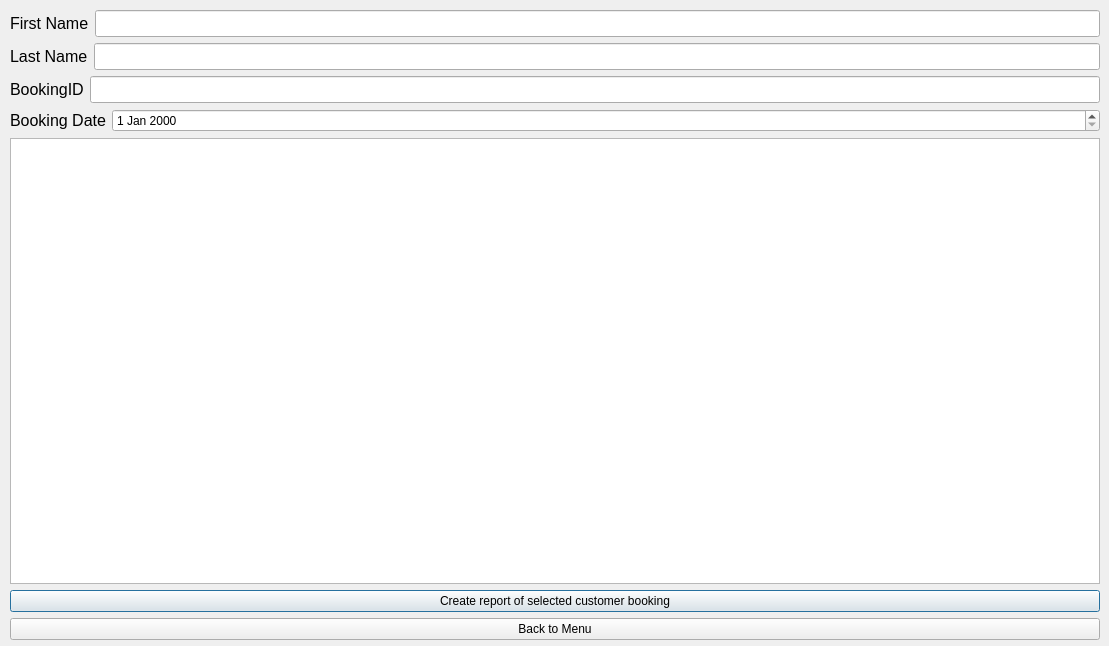
<?xml version="1.0" encoding="UTF-8"?>
<ui version="4.0">
 <class>Dialog</class>
 <widget class="QDialog" name="Dialog">
  <property name="geometry">
   <rect>
    <x>0</x>
    <y>0</y>
    <width>1109</width>
    <height>646</height>
   </rect>
  </property>
  <property name="windowTitle">
   <string>Dialog</string>
  </property>
  <widget class="QWidget" name="layoutWidget">
   <property name="geometry">
    <rect>
     <x>10</x>
     <y>10</y>
     <width>1090</width>
     <height>630</height>
    </rect>
   </property>
   <layout class="QVBoxLayout" name="verticalLayout_2">
    <item>
     <layout class="QVBoxLayout" name="verticalLayout">
      <item>
       <layout class="QHBoxLayout" name="horizontalLayout">
        <item>
         <widget class="QLabel" name="label">
          <property name="font">
           <font>
            <pointsize>12</pointsize>
           </font>
          </property>
          <property name="text">
           <string>First Name</string>
          </property>
         </widget>
        </item>
        <item>
         <widget class="QLineEdit" name="firstname">
          <property name="sizePolicy">
           <sizepolicy hsizetype="Expanding" vsizetype="Preferred">
            <horstretch>0</horstretch>
            <verstretch>0</verstretch>
           </sizepolicy>
          </property>
          <property name="font">
           <font>
            <pointsize>12</pointsize>
           </font>
          </property>
          <property name="text">
           <string/>
          </property>
         </widget>
        </item>
       </layout>
      </item>
      <item>
       <layout class="QHBoxLayout" name="horizontalLayout_2">
        <item>
         <widget class="QLabel" name="label_2">
          <property name="font">
           <font>
            <pointsize>12</pointsize>
           </font>
          </property>
          <property name="text">
           <string>Last Name</string>
          </property>
         </widget>
        </item>
        <item>
         <widget class="QLineEdit" name="lastname">
          <property name="sizePolicy">
           <sizepolicy hsizetype="Expanding" vsizetype="Preferred">
            <horstretch>0</horstretch>
            <verstretch>0</verstretch>
           </sizepolicy>
          </property>
          <property name="font">
           <font>
            <pointsize>12</pointsize>
           </font>
          </property>
          <property name="text">
           <string/>
          </property>
         </widget>
        </item>
       </layout>
      </item>
      <item>
       <layout class="QHBoxLayout" name="horizontalLayout_5">
        <item>
         <widget class="QLabel" name="label_5">
          <property name="font">
           <font>
            <pointsize>12</pointsize>
           </font>
          </property>
          <property name="text">
           <string>BookingID</string>
          </property>
         </widget>
        </item>
        <item>
         <widget class="QLineEdit" name="bookingid">
          <property name="sizePolicy">
           <sizepolicy hsizetype="Expanding" vsizetype="Preferred">
            <horstretch>0</horstretch>
            <verstretch>0</verstretch>
           </sizepolicy>
          </property>
          <property name="font">
           <font>
            <pointsize>12</pointsize>
           </font>
          </property>
          <property name="text">
           <string/>
          </property>
         </widget>
        </item>
       </layout>
      </item>
      <item>
       <layout class="QHBoxLayout" name="horizontalLayout_3">
        <item>
         <widget class="QLabel" name="label_4">
          <property name="font">
           <font>
            <pointsize>12</pointsize>
           </font>
          </property>
          <property name="text">
           <string>Booking Date</string>
          </property>
         </widget>
        </item>
        <item>
         <widget class="QDateEdit" name="bookingdate">
          <property name="sizePolicy">
           <sizepolicy hsizetype="MinimumExpanding" vsizetype="Preferred">
            <horstretch>0</horstretch>
            <verstretch>0</verstretch>
           </sizepolicy>
          </property>
         </widget>
        </item>
       </layout>
      </item>
     </layout>
    </item>
    <item>
     <widget class="QTableWidget" name="tableofresults"/>
    </item>
    <item>
     <widget class="QPushButton" name="reportofselectedresult">
      <property name="sizePolicy">
       <sizepolicy hsizetype="Minimum" vsizetype="Maximum">
        <horstretch>0</horstretch>
        <verstretch>0</verstretch>
       </sizepolicy>
      </property>
      <property name="text">
       <string>Create report of selected customer booking</string>
      </property>
      <property name="flat">
       <bool>false</bool>
      </property>
     </widget>
    </item>
    <item>
     <widget class="QPushButton" name="backtomenu">
      <property name="sizePolicy">
       <sizepolicy hsizetype="Minimum" vsizetype="Maximum">
        <horstretch>0</horstretch>
        <verstretch>0</verstretch>
       </sizepolicy>
      </property>
      <property name="text">
       <string>Back to Menu</string>
      </property>
      <property name="flat">
       <bool>false</bool>
      </property>
     </widget>
    </item>
   </layout>
  </widget>
 </widget>
 <resources/>
 <connections/>
</ui>
